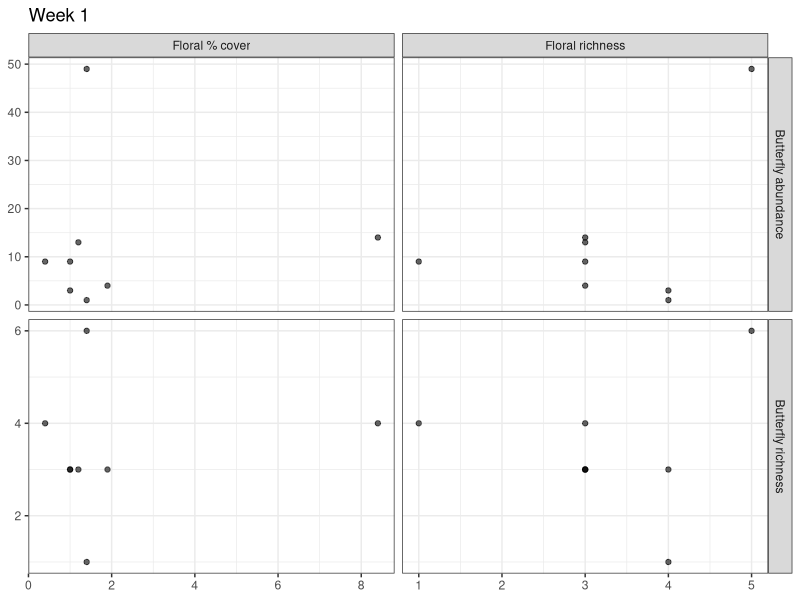
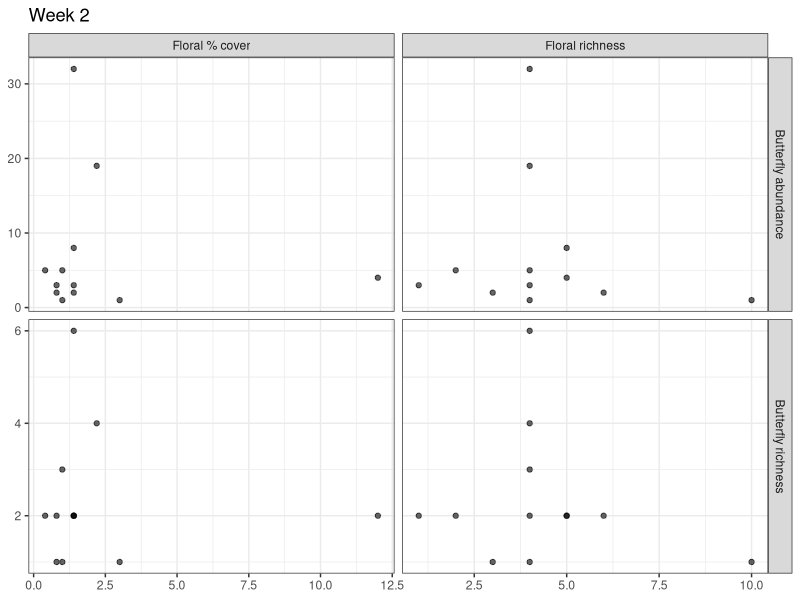
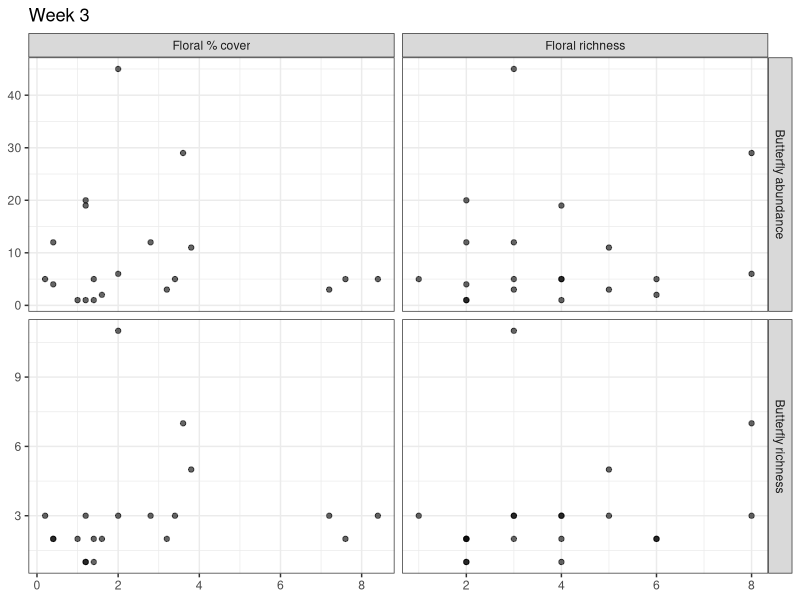
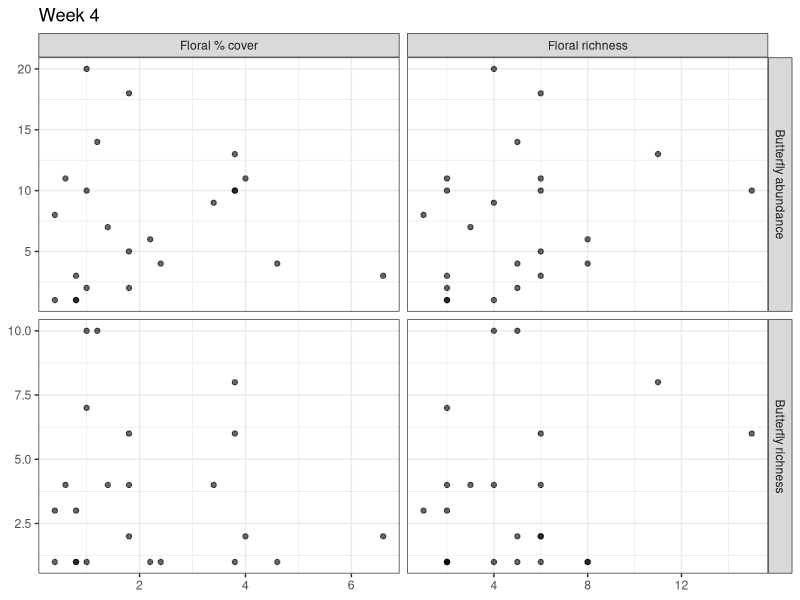
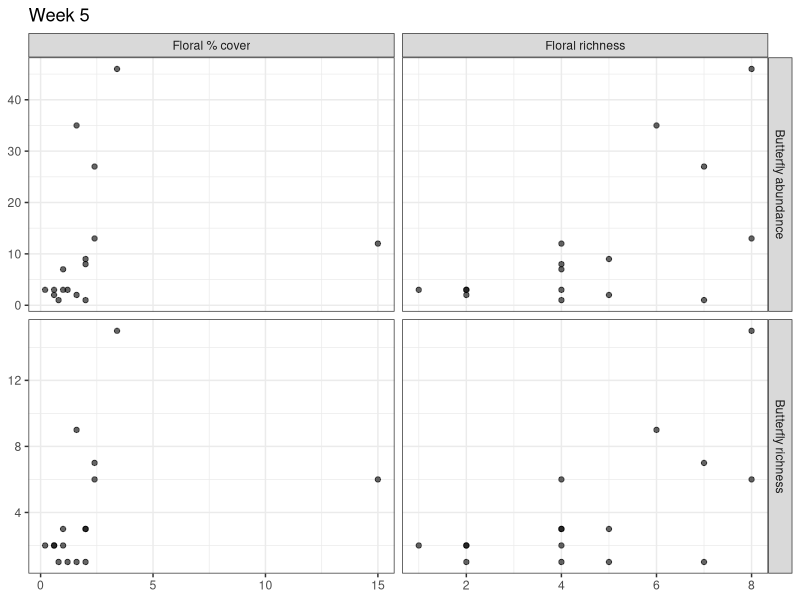
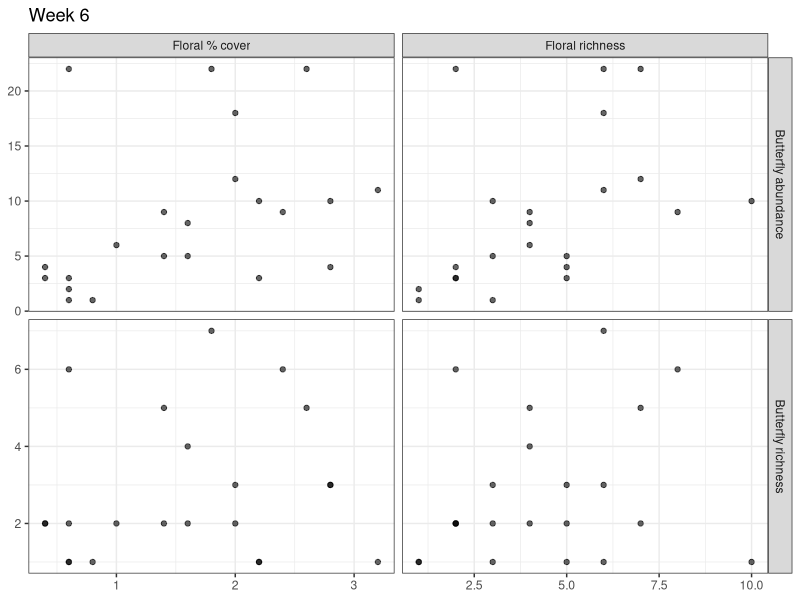
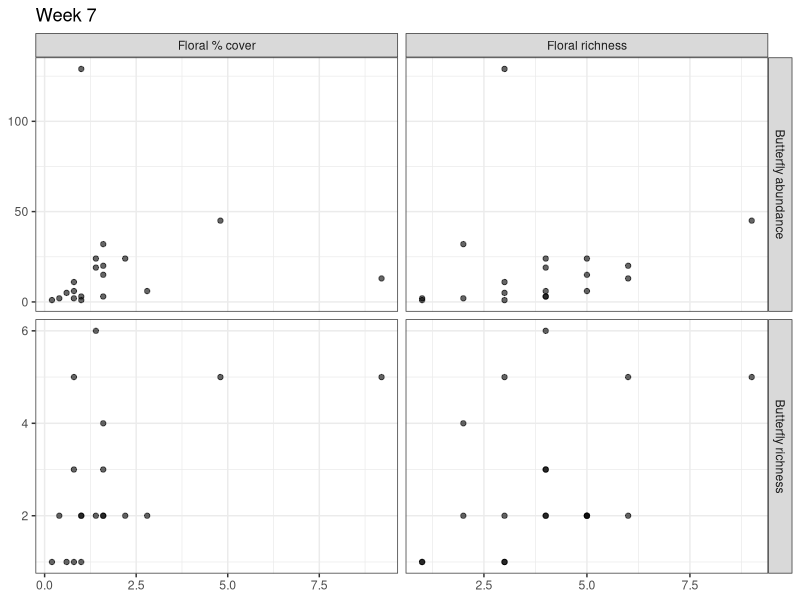
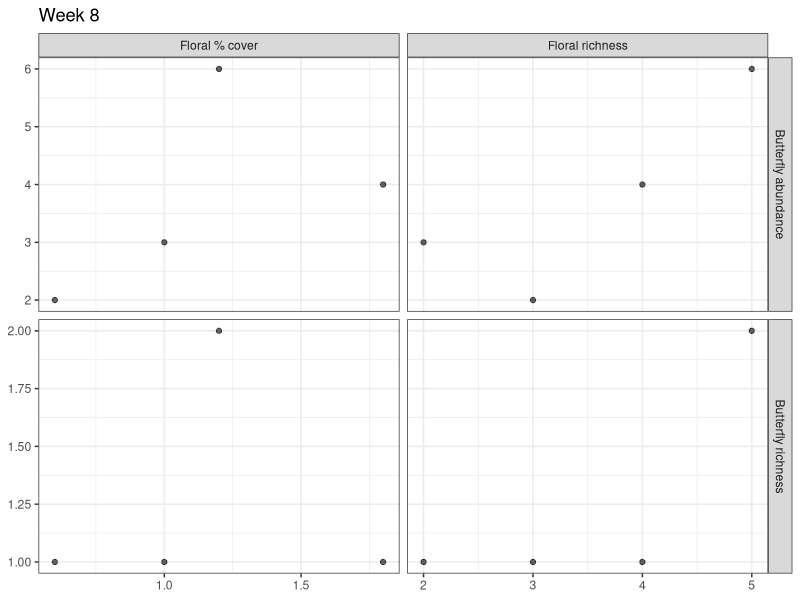

Write R code to recreate these figures, in order. (Note: this script raises an error after producing the figures.)
#### Drafting Answers to Research Questions Script ####
### Freya Innes
### 22/09/2026

# Open Packages
library(tidyverse)

#### READING IN DATA ####
setwd("~/Desktop/School/Graduate/BIMBY_2026_Field_Season")

butterflies_clean <- read_csv("Clean Data/butterflies_clean.csv")
flowers_clean <- read_csv("Clean Data/flowers_clean.csv")
nectar_clean <- read_csv("Clean Data/nectar_clean.csv")



#### Can floral resource richness and abundance predict butterfly richness and abundance? ####
# The idea behind this one is a four paneled grid that has the associations

# Making a usable butterfly summary
butterfly_summary <- butterflies_clean %>%
  mutate(date = make_date(year = 2026,
                          month = as.integer(month), 
                          day = as.integer(day)),
         butterfly_species = paste(genus, species)) %>% # Combining the date
  filter(butterfly_species != "NA NA") %>% # Removes rows with no species but the name "NA NA"
  group_by(transect, date, week) %>%
  summarise(butterfly_abundance = sum(number, na.rm = TRUE), # Making a column for butterfly abundance
            butterfly_richness = n_distinct(butterfly_species), # Making a column for species richness
            .groups = "drop")

# Making floral summary with native and non-native cover and richness in case I want to use it later
flower_summary <- flowers_clean %>%
  filter(!is.na(genus)) %>%  # drop placeholder "no plant in this quadrat" rows
  mutate(date = make_date(year = 2026,
                          month = as.integer(month),
                          day = as.integer(day)),
         plant_species = paste(genus, species)) %>%
  distinct(transect, date, week, quadrat, plant_species, cover_pct) %>%  # No duplicate entries
  group_by(transect, date, week) %>%
  complete(quadrat = 1:5, nesting(plant_species), 
           fill = list(cover_pct = 0)) %>%
  ungroup() %>%
  group_by(transect, date, week, plant_species) %>%
  summarise(mean_cover = mean(cover_pct), .groups = "drop") %>%
  group_by(transect, date, week) %>%
  summarise(floral_richness = n_distinct(plant_species),
            floral_cover = sum(mean_cover),
            .groups = "drop") %>%
  complete(nesting(transect, date, week), 
           fill = list(floral_richness = 0, floral_cover = 0))

# Making a summary table to plot more easily
question1_data <- butterfly_summary %>%
  left_join(flower_summary, by = c("transect", "date", "week"))

figure_data <- bind_rows(
  question1_data %>%
    transmute(transect, date, week, # ", origin" has been removed from here and needs to be readded
              x = floral_richness, y = butterfly_richness,
              x_variable = "Floral richness", y_variable = "Butterfly richness"),
  question1_data %>%
    transmute(transect, date, week,
              x = floral_cover, y = butterfly_richness,
              x_variable = "Floral % cover", y_variable = "Butterfly richness"),
  question1_data %>%
    transmute(transect, date, week,
              x = floral_richness, y = butterfly_abundance,
              x_variable = "Floral richness", y_variable = "Butterfly abundance"),
  question1_data %>%
    transmute(transect, date, week,
              x = floral_cover, y = butterfly_abundance,
              x_variable = "Floral % cover", y_variable = "Butterfly abundance"))

# Loop: one 2x2 grid figure per week, click through in the Plots pane
for (wk in sort(unique(figure_data$week))) {
  
  wk_data <- figure_data %>% filter(week == wk)
  
  p <- ggplot(wk_data, aes(x = x, y = y)) + # Removing plant origin colour and fill for now
    geom_point(alpha = 0.6) +
    facet_grid(y_variable ~ x_variable, scales = "free") +
    labs(x = NULL,
         y = NULL,
         title = paste("Week", wk)) +
    theme_bw()
  
  print(p)
}



# THIS IS DUPLICATE CODE FOR THE FLORAL SUMMARY THAT SEPARATES BY ORIGIN #

# Making floral summary with native and non-native cover and richness in case I want to use it later
flower_summary <- flowers_clean %>%
  filter(!is.na(genus)) %>%  # drop placeholder "no plant in this quadrat" rows
  mutate(date = make_date(year = 2026,
                          month = as.integer(month),
                          day = as.integer(day)),
         plant_species = paste(genus, species)) %>%
  distinct(transect, date, week, quadrat, plant_species, origin, cover_pct) %>%  # No duplicate entries
  group_by(transect, date, week) %>%
  complete(quadrat = 1:5, nesting(plant_species, origin), # Keeps species and their origin together instead of duplicating
           fill = list(cover_pct = 0)) %>%
  ungroup() %>%
  group_by(transect, date, week, origin, plant_species) %>%
  summarise(mean_cover = mean(cover_pct), .groups = "drop") %>%
  group_by(transect, date, week, origin) %>%
  summarise(floral_richness = n_distinct(plant_species),
            floral_cover = sum(mean_cover),
            .groups = "drop") %>%
  complete(nesting(transect, date, week), origin, 
           fill = list(floral_richness = 0, floral_cover = 0))

#### Which floral resources are disproportionately used by butterflies relative to their availability?####
# FLOWER DATA #

#Ensuring NAs are removed (can be removed once data is properyl cleaned)
flowers_clean <- flowers_clean %>%
  filter(!is.na(transect), !is.na(month), !is.na(day)) %>%
  mutate(date = make_date(year = 2026,
                          month = as.integer(month),
                          day = as.integer(day)),
         plant_species = paste(genus, species))

# Calculate mean floral cover for each plant species
flower_availability <- flowers_clean %>%
  filter(!is.na(quadrat)) %>% # Removes quadrats that are NA values
  group_by(transect, date, quadrat, plant_species) %>%
  summarise(cover = sum(`cover_%`, na.rm = TRUE),
            .groups = "drop") %>%
  complete(transect, date, 
           quadrat = 1:5,  # specifically calculates for 5 quadrats, not more (NAs)
           plant_species, fill = list(cover = 0)) %>%
  group_by(transect, date, plant_species) %>%
  summarise(mean_cover = mean(cover),
            n_quadrats = n(),
            .groups = "drop")

# Calculate total floral cover for each transect on a certain date
flower_totals <- flower_availability %>%
  group_by(transect, date) %>%
  summarise(total_floral_cover = sum(mean_cover, na.rm = TRUE),
            .groups = "drop")

# Calculate each plant's proportion of floral availability
flower_availability <- flower_availability %>%
  left_join(flower_totals, by = c("transect", "date")) %>%
  mutate(availability_proportion = mean_cover / total_floral_cover)


# NECTARING DATA #

# Filtering the dataset (can be removed once data is completed)
nectar_clean <- nectar_clean %>%
  filter(!is.na(transect), !is.na(month), !is.na(day)) %>%
  mutate(date = make_date(year = 2026,
                          month = as.integer(month),
                          day = as.integer(day)),
         plant_species = paste(flower_genus, flower_species))

# Counting nectar observations for each plant
nectaring_summary <- nectar_clean %>%
  group_by(transect, date, plant_species) %>%
  summarise(nectar_visits = n(), 
            .groups = "drop")

# Calculating the total nectar observations per transect on a certain date
nectar_totals <- nectaring_summary %>%
  group_by(transect, date) %>%
  summarise(total_nectar_visits = sum(nectar_visits, na.rm = TRUE),
            .groups = "drop")

# Calculate if nectar use was proportional 
nectaring_summary <- nectaring_summary %>%
  left_join(nectar_totals, by = c("transect", "date")) %>%
  mutate(use_proportion = nectar_visits / total_nectar_visits)


# COMBINING DATASETS #
question2_data <- flower_availability %>%
  select(transect, date, plant_species, mean_cover, availability_proportion) %>%
  full_join(nectaring_summary %>%
              select(transect, date, plant_species, nectar_visits, use_proportion),
            by = c("transect", "date", "plant_species")) %>%
  mutate(mean_cover = replace_na(mean_cover, 0),
         availability_proportion = replace_na(availability_proportion, 0),
         nectar_visits = replace_na(nectar_visits, 0), 
         use_proportion = replace_na(use_proportion, 0))

# Calculate selection ratio
#
# > 1 = used more than expected based on availability
# = 1 = used in proportion to availability
# < 1 = used less than expected

question2_data <- question2_data %>%
  mutate(selection_ratio = case_when(availability_proportion > 0 ~ use_proportion / availability_proportion,
                                     TRUE ~ NA_real_))

#  Plotting data
# Each point represents a plant species at a particular transect on a particular date
ggplot(question2_data, aes(x = availability_proportion, y = use_proportion)) +
  geom_abline(slope = 1, intercept = 0, linetype = "dashed") + # 1:1 line = use proportional to availability
  geom_point(alpha = 0.6) +
  labs(x = "Proportion of floral cover available",
       y = "Proportion of nectar observations",
       title = "Butterfly nectar use relative to floral availability") +
  theme_bw()

# Plant-level summary for a second figure
plant_summary <- question2_data %>%
  group_by(plant_species) %>%
  summarise(mean_availability = mean(availability_proportion, na.rm = TRUE),
            mean_use = mean(use_proportion, na.rm = TRUE),
            total_visits = sum(nectar_visits, na.rm = TRUE),
            .groups = "drop")

# Plant-level availability vs. use figure
ggplot(plant_summary, aes(x = mean_availability, y = mean_use, label = plant_species)) +
  geom_abline(slope = 1, intercept = 0, linetype = "dashed") + # 1:1 line = use proportional to availability
  geom_point(alpha = 0.6) +
  geom_text(nudge_y = 0.01, check_overlap = TRUE) +
  labs(x = "Mean proportional floral cover",
       y = "Mean proportional nectar use") +
  theme_bw()


#### Does butterfly use of native vs. non-native nectar plants change with seasonal variation in native floral availability?####

# FLORAL DATA #
flower_species_cover <- flowers_clean %>%
  group_by(transect, date, plant_species, origin) %>%
  summarise(mean_cover = mean(`cover_%`, na.rm = TRUE),
            .groups = "drop")

# Total floral cover by transect on a date
flower_totals <- flower_species_cover %>%
  group_by(transect, date) %>%
  summarise(total_floral_cover = sum(mean_cover, na.rm = TRUE),
            .groups = "drop")

# Calculating native floral availability
native_flower_availability <- flower_species_cover %>%
  group_by(transect, date) %>%
  summarise(native_floral_cover = sum(mean_cover[origin == "Native"], na.rm = TRUE),
            total_floral_cover = sum(mean_cover, na.rm = TRUE), # Mean cover of all flowers
            .groups = "drop") %>%
  mutate(proportion_native_floral_cover = native_floral_cover / total_floral_cover) # Proportion of floral cover that is native

# NECTARING DATA #
# Summary of native nectar visits
nectar_native_summary <- nectar_clean %>%
  group_by(transect, date, flower_origin) %>%
  summarise(nectar_visits = n(),
            .groups = "drop")

# Calculating total nectar observations
nectar_totals <- nectar_native_summary %>%
  group_by(transect, date) %>%
  summarise(total_nectar_visits = sum(nectar_visits, na.rm = TRUE),
            .groups = "drop")

# Calculating the proportion of nectar visits to native plants
native_nectar_use <- nectar_native_summary %>%
  filter(flower_origin == "Native") %>%
  group_by(transect, date) %>%
  summarise(native_nectar_visits = sum(nectar_visits, na.rm = TRUE),
            .groups = "drop") %>%
  left_join(nectar_totals, by = c("transect", "date")) %>%
  mutate(proportion_native_nectar = native_nectar_visits / total_nectar_visits)

# Combining the floral availability and nectar use
question3_data <- native_flower_availability %>%
  left_join(native_nectar_use, by = c("transect", "date"))

# PLOTTING #
# Plotting native floral availability through the season
ggplot(question3_data, aes(x = date, y = proportion_native_floral_cover)) +
  geom_point(alpha = 0.6) +
  geom_smooth(method = "loess", se = TRUE) +
  labs(x = "Date", 
       y = "Proportion of floral cover that is native", 
       title = "Seasonal availability of native floral resources") +
  theme_bw()

# Plotting native nectar use through the season
ggplot(question3_data, aes(x = date, y = proportion_native_nectar)) +
  geom_point(alpha = 0.6) +
  geom_smooth(method = "loess", se = TRUE) +
  labs(x = "Date",
       y = "Proportion of nectar observations on native plants",
       title = "Seasonal use of native flowers") +
  ylim(0, 1) +
  theme_bw()

# Plotting native floral availability vs. native nectar use
ggplot(question3_data, aes(x = proportion_native_floral_cover, y = proportion_native_nectar)) +
  geom_abline(slope = 1, intercept = 0, linetype = "dashed") + # Adds the 1:1 use ratio
  geom_point(alpha = 0.6) +
  geom_smooth(method = "lm", se = TRUE) +
  labs(x = "Proportion of floral cover that is native",
       y = "Proportion of nectar observations on native plants",
       title = "Native nectar use as a function of native floral availability") +
  theme_bw()






#### MAKING OTHER RANDOM PLOTS THAT I HAD THE CODE FOR ####
# Transect Locations
# Adding region to butterfly data
butterflies <- butterflies_clean %>%
  mutate(region = case_when(
    transect %in% c("GBH", "CCM", "BGP", "PSP") ~ "Lower Mainland",
    transect %in% c("CHP", "RBG", "BHT", "HRP") ~ "Vancouver Island",
    transect %in% c("MGT", "FLT") ~ "High Elevation Alpine",
    transect %in% c("MMF", "KPP", "PSL") ~ "Thompson-Nicola",
    transect %in% c("OHR", "OHRb", "PBM", "ABR", "JMS",
                    "KSP", "OKF", "KWL", "RTT", "PML") ~ "Okanagan-Similkameen",
    transect %in% c("UBC", "KMP", "RRP" ) ~ "Thompson-Okanagan"))

# Base map
canada_prov <- ne_states(country = "canada", returnclass = "sf")

# Load BC boundary
bc_boundary <- canada_prov %>%
  filter(gn_name == "British Columbia")

# Convert to sf structure to plot on map 
transects_sf <- st_as_sf(butterflies, coords = c("lon", "lat"), crs = 4326)

# Clip to BC
sf_bc <- st_join(transects_sf, bc_boundary, join = st_within, left = FALSE)

# Plot
ggplot() +
  geom_sf(data = bc_boundary, fill = "grey95") +
  geom_sf(data = sf_bc, aes(color = region.x)) +
  geom_sf_text(data = sf_bc, aes(label = transect),
               nudge_y = 0.05,
               size = 2) +
  coord_sf(xlim = c(-126.0, -119.0),
           ylim = c(48.0, 51)) +
  theme_bw() +
  theme(panel.grid.major = element_blank(),
        panel.grid.minor = element_blank()) +
  labs(title = "BIMBY Transects in British Columbia",
       x = "Longitude",
       y = "Latitude",
       color = "Sampling Region")



# SAMPLING SUMMARY
# Binding together sampling summary
sampling_summary <- bind_rows(
  flowers_clean %>%
    distinct(transect, month, day, week) %>%
    count(transect) %>%
    mutate(dataset = "Flowers"),
  
  nectar_clean %>%
    distinct(transect, month, day) %>%
    count(transect) %>%
    mutate(dataset = "Nectar"),
  
  butterflies_clean %>%
    distinct(transect, month, day) %>%
    count(transect) %>%
    mutate(dataset = "Butterflies"))

# Plots the number of times floral surveys, butterfly surveys, and nectar observations have been recorded at each site
ggplot(sampling_summary, aes(x = reorder(transect, n), y = n, fill = dataset)) +
  geom_col(position = "dodge") +
  coord_flip() +
  labs(x = "Transect", 
       y = "Number of sampling occasions", 
       fill = "Dataset") +
  theme_bw() +
  theme(panel.grid.major = element_blank(),
        panel.grid.minor = element_blank())



# NATIVE VS. NON-NATIVE FLORAL COVER
# Averaging floral cover across five quadrats per transect
cover_transect <- flowers_clean %>%
  filter(!is.na(origin)) %>%
  group_by(month, day, week, transect, quadrat, origin) %>%
  summarise(cover = sum(`cover_%`, na.rm = TRUE), 
            .groups = "drop" ) %>%
  group_by(month, day, week, transect, origin) %>%
  summarise(mean_cover = mean(cover, na.rm = TRUE), 
            se = sd(cover, na.rm = TRUE) / sqrt(n()),
            .groups = "drop")

# Creating day-of-year
cover_transect <- cover_transect %>%
  mutate(date = as.Date(paste(2026, month, day, sep = "-")),
         julian = as.integer(format(date, "%j")),
         region = case_when(
           transect %in% c("GBH", "CCM", "BGP", "PSP") ~ "Lower Mainland",
           transect %in% c("CHP", "RBG", "BHT", "HRP") ~ "Vancouver Island",
           transect %in% c("MGT", "FLT") ~ "High Elevation Alpine",
           transect %in% c("MMF", "KPP", "PSL") ~ "Thompson-Nicola",
           transect %in% c("OHR", "OHRb", "PBM", "ABR", "JMS",
                           "KSP", "OKF", "KWL", "RTT", "PML") ~ "Okanagan-Similkameen",
           transect %in% c("UBC", "KMP", "RRP" ) ~ "Thompson-Okanagan"))

# Plotting mean % floral cover vs day of year
ggplot(cover_transect, aes(x = week, y = mean_cover, colour = origin)) +
  geom_point(alpha = 0.5) +
  geom_smooth(method = "loess", se = FALSE) + # Change if changed below
  facet_wrap(~ region) + # Change if wanting season total, region, or individual transects
  scale_colour_manual(values = c("Native" = "forestgreen", "Non-native" = "orange")) +
  scale_x_continuous(breaks = seq(min(cover_transect$week), max(cover_transect$week), by = 1)) +
  labs(x = "Week",
       y = "Mean floral cover (%)",
       colour = "Plant origin") +
  theme_bw() +
  theme(panel.grid.major = element_blank(),
        panel.grid.minor = element_blank())

# NECTAR-USE AT TRANSECTS 
# Simple summary of nectar-use
nectar_summary <- nectar_clean %>%
  count(transect, flower_origin)

# Plots nectaring observations at each transect and whether they were on native or non-native plants
ggplot(nectar_summary, aes(x = reorder(transect, n), y = n, fill = flower_origin)) +
  geom_col() +
  coord_flip() +
  scale_fill_manual(
    values = c("Native" = "forestgreen", "Non-native" = "orange")) +
  labs(x = "Transect",
       y = "Number of nectaring observations",
       fill = "Flower origin") +
  theme_bw() +
  theme(panel.grid.major = element_blank(),
        panel.grid.minor = element_blank())

# NECTAR-USE THROUGHOUT THE SEASON
# Adding julian date to nectaring data and summing the observations
nectar_day <- nectar_clean %>%
  mutate(date = as.Date(paste(2026, month, day, sep = "-")),
         julian = as.integer(format(date, "%j"))) %>%
  count(julian, flower_origin)

ggplot(nectar_day, aes(x = julian, y = n, colour = flower_origin)) +
  geom_point(alpha = 0.6) +
  geom_smooth(method = "loess", se = FALSE) + # Change for error bars if wanted
  scale_colour_manual(values = c("Native" = "forestgreen","Non-native" = "orange")) +
  labs(x = "Day of year",
       y = "Nectaring observations",
       colour = "Flower origin") +
  theme_bw() +
  theme(panel.grid.major = element_blank(),
        panel.grid.minor = element_blank())

#FLORAL AVAILABILITY VS NECTAR-USE 
# Calculating native floral cover for each transect and week
floral_availability <- flowers_clean %>%
  filter(!is.na(origin)) %>%
  group_by(week, transect, quadrat, origin) %>%
  summarise(cover = sum(`cover_%`, na.rm = TRUE),
            .groups = "drop") %>%
  group_by(week, transect, origin) %>%
  summarise(mean_cover = mean(cover, na.rm = TRUE),
            .groups = "drop") %>%
  rename(flower_origin = origin)

# Nectar observations based on week, transect, and flower origin 
nectar_use <- nectar_clean %>%
  count(week, transect, flower_origin, name = "nectar_obs")

# Connecting datasets
nectar_availability <- floral_availability %>%
  left_join(nectar_use, by = c("week", "transect", "flower_origin")) %>%
  mutate(nectar_obs = replace_na(nectar_obs, 0))

# Plotting 
ggplot(nectar_availability, aes(x = mean_cover, y = nectar_obs, colour = flower_origin)) +
  geom_point(alpha = 0.7) +
  geom_smooth(method = "lm", se = TRUE) +
  facet_wrap(~ flower_origin) +
  scale_colour_manual(values = c("Native" = "forestgreen", "Non-native" = "orange")) +
  labs(x = "Mean floral cover (%)",
       y = "Nectaring observations",
       colour = "Flower origin") +
  theme_bw() +
  theme(panel.grid.major = element_blank(),
        panel.grid.minor = element_blank())


# BUTTERFLY ABUNDANCE THROUGHOUT THE SEASON 
# Abundance at each transect during each week
butterfly_day <- butterflies_clean %>%
  group_by(month, day, week, transect) %>%
  summarise(butterfly_abundance = sum(number, na.rm = TRUE),
            species_richness = n_distinct(paste(genus, species),na.rm = TRUE), .groups = "drop") %>%
  mutate(date = as.Date(paste(2026, month, day, sep = "-")),
         julian = as.integer(format(date, "%j")),
         region = case_when(
           transect %in% c("GBH", "CCM", "BGP", "PSP") ~ "Lower Mainland",
           transect %in% c("CHP", "RBG", "BHT", "HRP") ~ "Vancouver Island",
           transect %in% c("MGT", "FLT") ~ "High Elevation Alpine",
           transect %in% c("MMF", "KPP", "PSL") ~ "Thompson-Nicola",
           transect %in% c("OHR", "OHRb", "PBM", "ABR", "JMS",
                           "KSP", "OKF", "KWL", "RTT", "PML") ~ "Okanagan-Similkameen",
           transect %in% c("UBC", "KMP", "RRP" ) ~ "Thompson-Okanagan"))

# Plots abundance (something wonky with the x-axis)
ggplot(butterfly_day, aes(x = julian, y = butterfly_abundance)) +
  geom_point(alpha = 0.6) +
  geom_smooth(method = "loess",se = TRUE) +
  facet_wrap(~ region) +
  labs(x = "Day of year", 
       y = "Butterfly abundance") +
  theme_bw() +
  theme(panel.grid.major = element_blank(),
        panel.grid.minor = element_blank())


# Plots richness (still wonky)
ggplot(butterfly_day, aes(x = julian,y = species_richness)) +
  geom_point(alpha = 0.6) +
  geom_smooth(method = "loess", se = TRUE) +
  #facet_wrap(~ region) +
  labs(x = "Day of year",
       y = "Butterfly species richness") +
  theme_bw() +
  theme(panel.grid.major = element_blank(),
        panel.grid.minor = element_blank())











# NOT READY YET
availability_prop <- floral_availability %>%
  group_by(week, transect) %>%
  mutate(availability_prop = mean_cover / sum(mean_cover)) %>%
  ungroup()

use_prop <- nectar_use %>%
  group_by(week, transect) %>%
  mutate(use_prop = nectar_obs / sum(nectar_obs)) %>%
  ungroup()

comparison <- availability_prop %>%
  left_join(use_prop, by = c("week", "transect", "flower_origin")) %>%
  mutate(use_prop = replace_na(use_prop, 0))

ggplot(comparison, aes(x = availability_prop, y = use_prop, colour = flower_origin)) +
  geom_abline(slope = 1, intercept = 0, linetype = "dashed") +
  geom_point(size = 3, alpha = 0.7) +
  scale_colour_manual(values = c("Native" = "forestgreen", "Non-native" = "orange")) +
  labs(x = "Proportion of floral availability",
       y = "Proportion of nectar use",
       colour = "Flower origin") +
  theme_bw() +
  theme(panel.grid.major = element_blank(),
        panel.grid.minor = element_blank())
# One point is a flower origin at a transect during a certain week















floral_availability <- flowers_clean %>%
  filter(!is.na(origin)) %>%
  group_by(week, transect, quadrat, origin) %>%
  summarise(cover = sum(`cover_%`, na.rm = TRUE), .groups = "drop") %>%
  group_by(week, transect, origin) %>% # Average the quadrats to get transect-level 
  summarise(mean_cover = mean(cover, na.rm = TRUE), .groups = "drop") %>%
  rename(flower_origin = origin)

nectar_use <- nectar_clean %>%
  filter(activity == "nectaring") %>%
  count(week, transect, flower_origin, name = "nectar_obs")

selection_data <- floral_availability %>%
  left_join(nectar_use, by = c("week", "transect", "flower_origin")) %>% # Add nectar observations
  mutate(nectar_obs = replace_na(nectar_obs, 0)) # No observations on that flower origin = zero observations

selection_data <- selection_data %>%
  group_by(week, transect) %>%
  mutate(availability_prop = mean_cover / sum(mean_cover),
         use_prop = nectar_obs / sum(nectar_obs)) %>%
  ungroup()

selection_data <- selection_data %>%
  filter(!is.na(use_prop), !is.na(availability_prop), availability_prop > 0)

selection_data <- selection_data %>%
  mutate(selection_ratio = use_prop/availability_prop)

selection_data %>%
  select(week, transect, flower_origin, availability_prop, use_prop, selection_ratio) %>%
  arrange(transect, week, flower_origin)


ggplot(selection_data, aes(x = flower_origin, y = selection_ratio, colour = flower_origin)) +
  geom_hline(yintercept = 1, linetype = "dashed") +
  geom_boxplot() +
  geom_jitter(size = 2.5, alpha = 0.5) +
  scale_colour_manual(values = c("Native" = "forestgreen",
                                 "Non-native" = "orange")) +
  labs(x = "Flower origin",
       y = "Selection ratio",
       colour = "Flower origin") +
  theme_bw() +
  theme(panel.grid.major = element_blank(),
        panel.grid.minor = element_blank())


# Summary of most common nectar plants visited
nectaring_summary_plot <- nectaring_summary %>%
  group_by(plant_species) %>%
  summarise(nectar_visits = sum(nectar_visits, na.rm = TRUE),
            .groups = "drop") %>%
  arrange(desc(nectar_visits)) %>%
  mutate(plant_species = factor(plant_species,
                           levels = plant_species)) %>%
  filter(nectar_visits > 5)


ggplot(nectaring_summary_plot, aes(x = plant_species, y = nectar_visits)) +
  geom_col() +
  theme(axis.text.x = element_text(angle = 45, hjust = 1)) +
  labs(x = "Flower",
       y = "Number of nectar observations",
       title = "Butterfly nectar plant use") 
